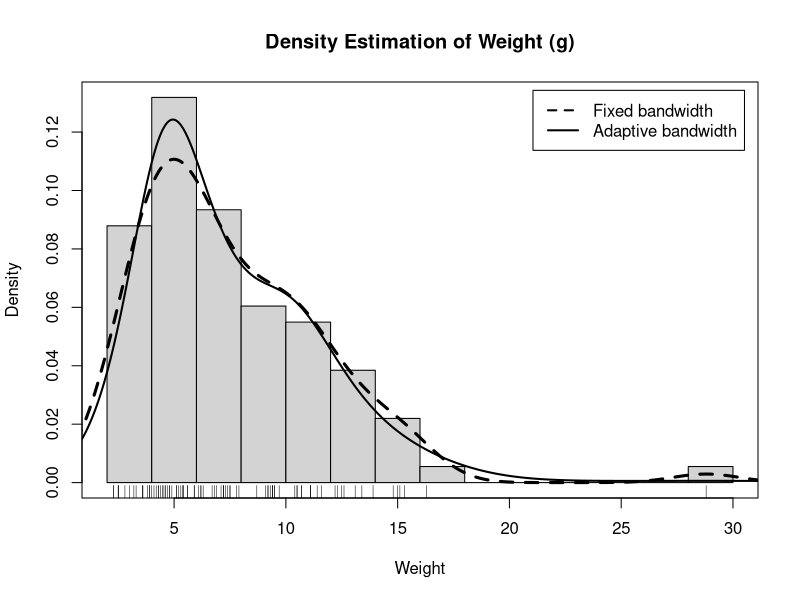
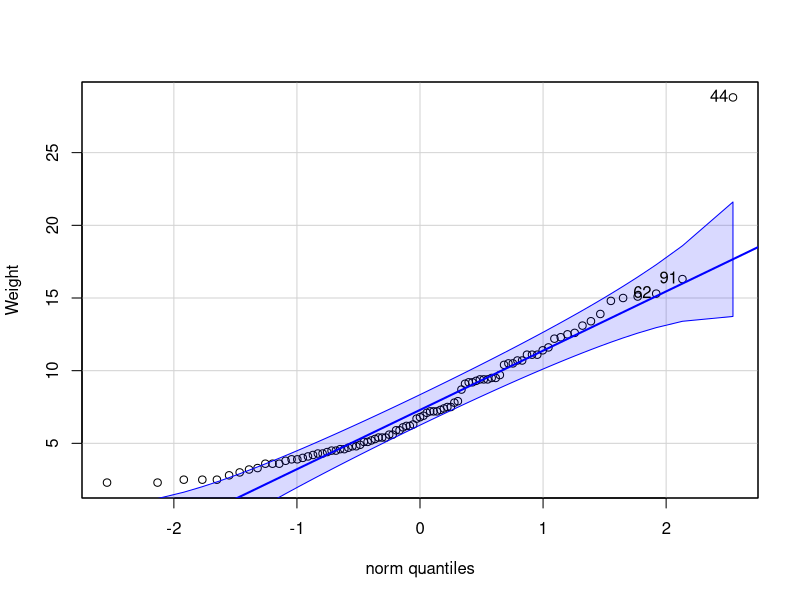
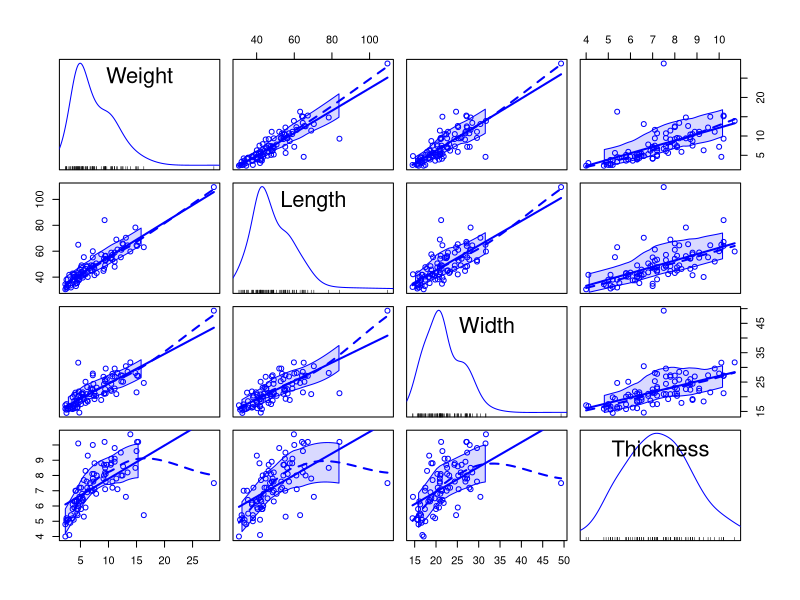
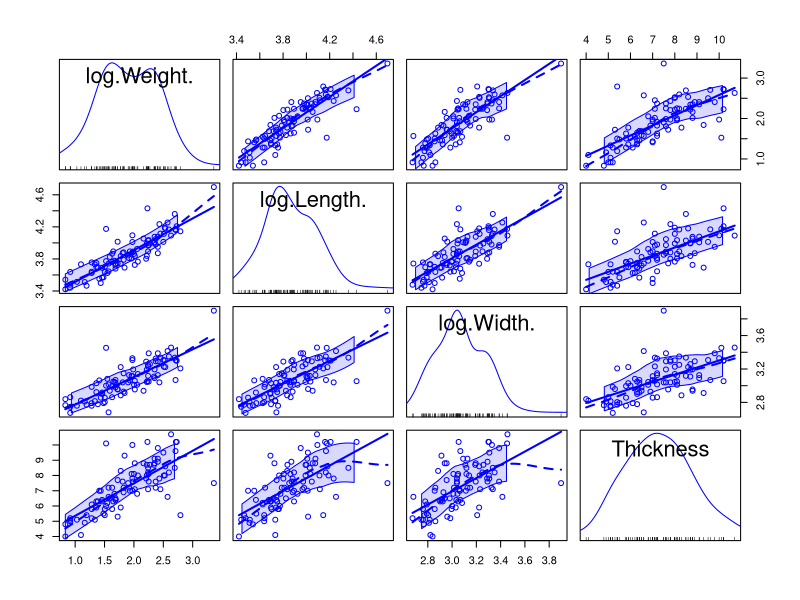
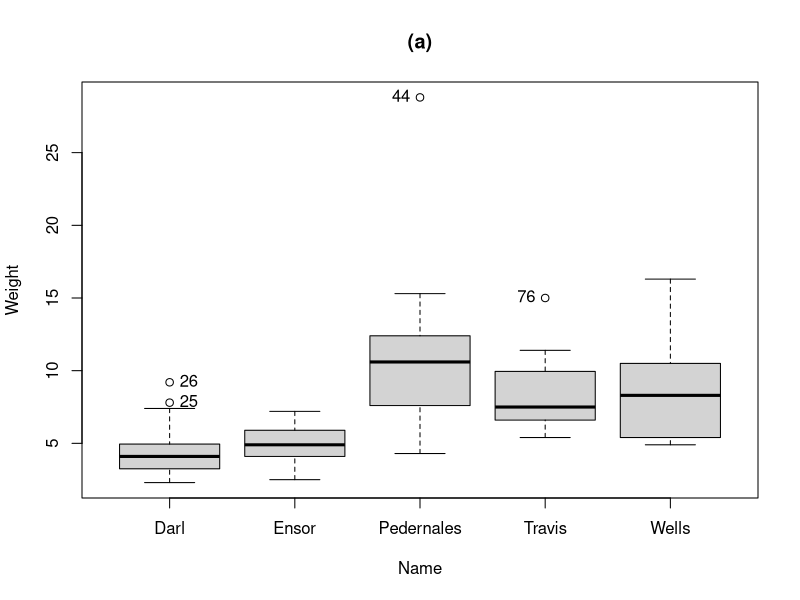
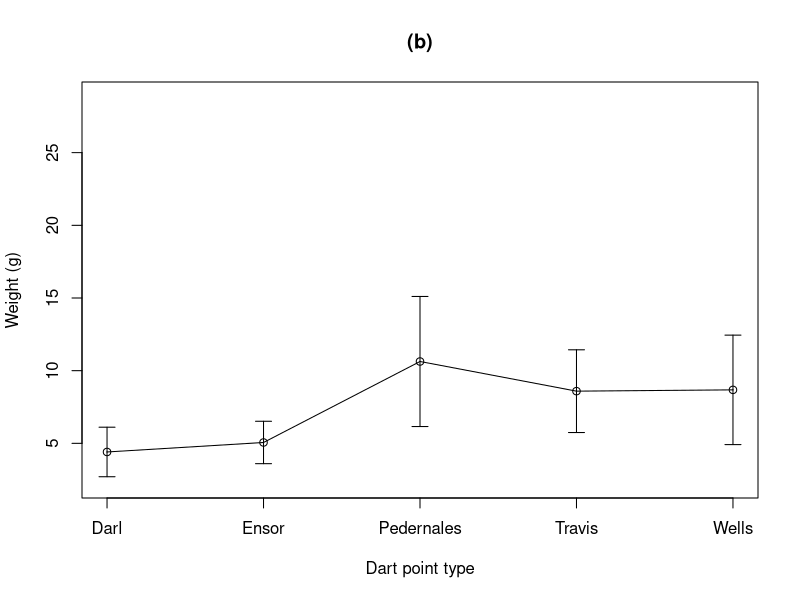
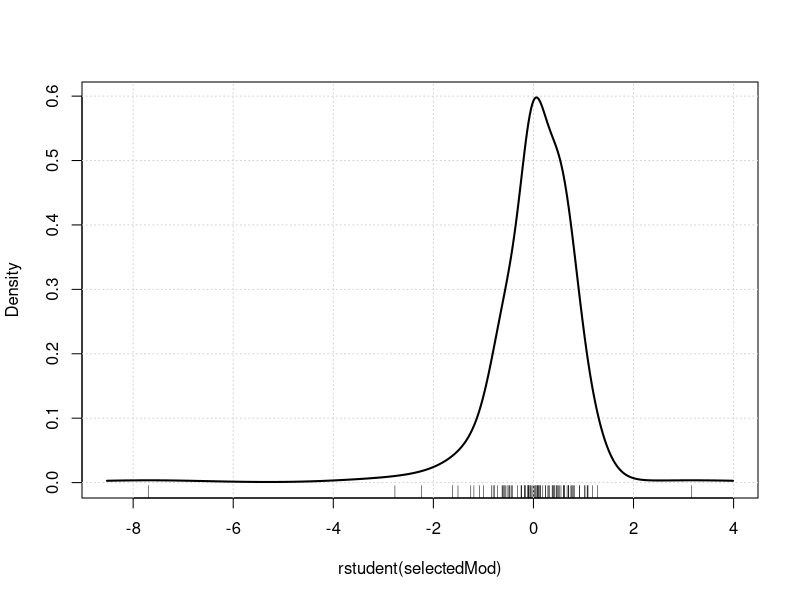

These charts were generated, in order, by the following R code: (Note: this script raises an error after producing the figures.)
## ---- chunk 1
knitr::opts_chunk$set(echo = TRUE)
## ---- chunk 2
suppressMessages(library(tidyverse))
suppressMessages(library(magrittr))
suppressMessages(library(car))
Darts= read.csv('Darts.csv') %>% as_tibble()
Darts$Name %<>% as.factor() 
summary(Darts)
## ---- chunk 3
with(Darts, {
  hist(Weight, freq=FALSE, breaks="FD", main="Density Estimation of Weight (g)")
  lines(density(Weight, from=0), lwd=3, lty=2)
  lines(adaptiveKernel(Weight, from=0), lwd=2, lty=1)
  rug(Weight)
  legend("topright", c("Fixed bandwidth", "Adaptive bandwidth"),
         lty=2:1, lwd=2, inset=.02)
  box()
})
qqPlot(~ Weight, data=Darts, id=list(n=3))
## ---- chunk 4
scatterplotMatrix(~ Weight + Length + Width + Thickness, data= Darts)
## ---- chunk 5
scatterplotMatrix(~ log(Weight) + log(Length) + log(Width) + Thickness, data= Darts, smooth=list (span=0.7))
## ---- chunk 6
Boxplot(Weight ~ Name, data=Darts, main="(a)")
library(plotrix)
means= Tapply(Weight ~ Name, mean, data=Darts) 
sds= Tapply(Weight ~ Name, sd, data=Darts) 
{plotCI(1:5, means, sds, xaxt="n", xlab="Dart point type",
   ylab="Weight (g)", main="(b)",
   ylim=range(Darts$Weight))
lines(1:5, means)
axis(1, at=1:5, labels = names(means))}
## ---- chunk 7
(model_full <- lm(log(Weight) ~ log(Length) + log(Width) + Thickness + Name, data=Darts)) %>% summary()
## ---- chunk 8
selectedMod <- step(model_full)
summary(selectedMod)
## ---- chunk 9
densityPlot(rstudent(selectedMod))
## ---- chunk 10
qqPlot(selectedMod)
## ---- chunk 11
outlierTest(selectedMod)
## ---- chunk 12
influenceIndexPlot(selectedMod, vars=c("Cook", "hat"), 
    id=list(n=3))
## ---- chunk 13
avPlots(selectedMod, 
    id=list(cex=0.75, n=3, method="mahal"))
## ---- chunk 14
crPlots(selectedMod, smooth=list(span=0.7))
## ---- chunk 15
ncvTest(selectedMod)
ncvTest(selectedMod, var.formula= ~ log(Length) + log(Width) + Thickness + 
    Name)
## ---- chunk 16
whichNames(c("64", "91"), Darts)
selectedMod_2 <- update(selectedMod, subset=-c(64, 91))
summary(selectedMod_2)
## ---- chunk 17
compareCoefs(selectedMod, selectedMod_2)
## ---- chunk 18
new_obs <- tibble(
  Length = 50,
  Width = 20,
  Thickness = 6,
  Name= c('Pedernales')
)
predict(selectedMod_2, newdata = new_obs, interval = "prediction", level = .9)
## ---- chunk 19
wheat= read.table('wheat.txt', sep=" ") %>% as_tibble()
wheat$species= ifelse(wheat$species == "Rosa", 1, 0) %>% factor()
summary(wheat)
## ---- chunk 20
model= glm(species ~., data = wheat, family = "binomial")
model %>% summary()
## ---- chunk 21
new_seed <- tibble(
  area = 13,
  perimeter=10,
  compactness=0.75,
  asymmetry=2
)
predict(model, newdata = new_seed, type = 'response')
